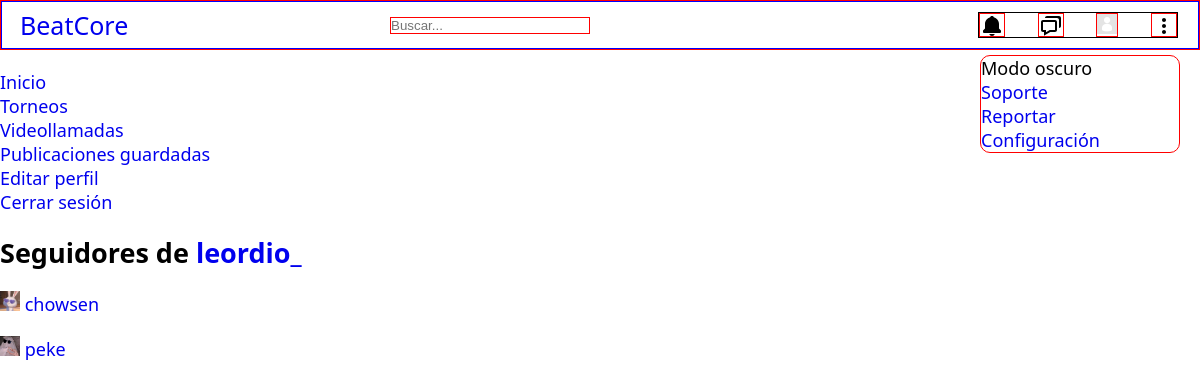
/app/vista/seguidores.php?id_usuario=24 (signed in), run on the app's committed database.
### tables this page shows
CREATE TABLE `t_usuarios` (
  `id_usuario` int(11) NOT NULL,
  `usuario` varchar(100) NOT NULL,
  `gmail` varchar(255) NOT NULL,
  `telefono` varchar(50) NOT NULL,
  `clave` varchar(100) NOT NULL,
  `nombre` varchar(100) NOT NULL,
  `apellido` varchar(100) NOT NULL,
  `fecha_nacimiento` date NOT NULL,
  `descripcion` varchar(300) NOT NULL,
  `foto_perfil` varchar(300) NOT NULL,
  `foto_portada` varchar(300) NOT NULL,
  `id_rol` tinyint(4) NOT NULL,
  `fecha_creacion` date NOT NULL
);

CREATE TABLE `t_seguidores` (
  `id_seguimiento` int(11) NOT NULL,
  `id_seguidor` int(11) NOT NULL,
  `id_seguido` int(11) NOT NULL
);

### app/ayudas/funciones.php (called while the page is built, shortened)
    <?php
function datosUsuario($id_usuario, $datos)
{
  include("../modelo/conexion.php");
  $query = "SELECT $datos FROM t_usuarios WHERE id_usuario = '$id_usuario'";
  $res = mysqli_query($con, $query);
  return mysqli_fetch_array($res);
}
?>

### app/vista/seguidores.php (the view, shortened to what this page needs)
<!DOCTYPE html>
<html lang="en">
<head>
  <link href='https://unpkg.com/boxicons@2.1.4/css/boxicons.min.css' rel='stylesheet'>
  <link rel="stylesheet" href="../css/main.css">
</head>
<body>
  <?php
  include("../componentes/header.php");
  include("../componentes/sidebar.php");
  if (isset($_GET['id_usuario'])) {
    $id_usuario = $_GET["id_usuario"];
    $usuario = datosUsuario($id_usuario, "usuario");
    ?>
    <h2>Seguidores de <a href='perfil.php?id_usuario=<?php echo $id_usuario; ?>'><?php echo $usuario["usuario"]; ?></a>
    </h2>
    <?php
    $query = "SELECT * FROM t_seguidores WHERE id_seguido = '$id_usuario'";
    $res = mysqli_query($con, $query);
    if (mysqli_num_rows($res) > 0) {
      while ($fila = mysqli_fetch_array($res)) {
        $id_seguidor = $fila["id_seguidor"];
        $q_seguidor = "SELECT foto_perfil, usuario, id_usuario FROM t_usuarios INNER JOIN t_seguidores ON t_usuarios.id_usuario = t_seguidores.id_seguidor WHERE id_seguidor = '$id_seguidor'";
        $r_seguidor = mysqli_query($con, $q_seguidor);
        $seguidor = mysqli_fetch_array($r_seguidor);
        ?>
        <ul>
          <li>
            <img src="<?php echo $seguidor["foto_perfil"] ?>" width="20px">
            <a href="perfil.php?id_usuario=<?php echo $seguidor["id_usuario"]; ?>"><?php echo $seguidor["usuario"]; ?></a>
          </li>
        </ul>
        <?php
      }
    } else {
      echo "Nadie sigue a " . $usuario["usuario"] . " :(";
    }
  }

### app/componentes/header.php (shortened to what this page needs)
<?php
require("../modelo/conexion.php");
require("../ayudas/funciones.php");
$id_usuario = $_SESSION["id_usuario"];
?>
<header>
  <nav class="navegacion">
    <input type="search" name="busqueda" class="buscador" placeholder="Buscar...">
    <div class="logo">
      <a href="inicio.php">BeatCore</a>
    </div>
    <ul class="nav-lista">
      <li class="nav-lista-item">
        <a href="#">
        </a>
      </li>
      <li class="nav-lista-item">
        <a href="#">
        </a>
      </li>
      <li class="nav-lista-item">
        <a href="perfil.php?id_usuario=<?php echo $id_usuario; ?>"><img
            src="<?php echo datosUsuario($id_usuario, "foto_perfil")["foto_perfil"]; ?>" width="20px"></a>
      </li>
      <li class="nav-lista-item">
        <a href="#">
          <svg xmlns="http://www.w3.org/2000/svg" width="24" height="24" viewBox="0 0 24 24"
            style="fill: rgba(0, 0, 0, 1);transform: ;msFilter:;">
            <path
              d="M12 10c-1.1 0-2 .9-2 2s.9 2 2 2 2-.9 2-2-.9-2-2-2zm0-6c-1.1 0-2 .9-2 2s.9 2 2 2 2-.9 2-2-.9-2-2-2zm0 12c-1.1 0-2 .9-2 2s.9 2 2 2 2-.9 2-2-.9-2-2-2z">
            </path>
          </svg>
        </a>
      </li>
      <ul class="lista-menu">
        <li>Modo oscuro</li>
        <li><a href="#">Soporte</a></li>
        <li><a href="#">Reportar</a></li>
        <li><a href="#">Configuración</a></li>
      </ul>
    </ul>
  </nav>
</header>

### app/css/main.css (style rules this page uses)
* { margin: 0; padding: 0; box-sizing: border-box; }
body { width: 100%; font-family: system-ui; font-size: 18px; display: grid; grid-template-columns: 100%; grid-template-areas: "nav" "wrapper"; gap: 20px; }
a { text-decoration: none; }
ul { list-style: none; }
header { border: 1px solid red; width: 100%; height: 50px; grid-area: nav; }

### app/css/components/navegacion.css (style rules this page uses)
.navegacion { border: 1px solid blue; height: 100%; display: flex; align-items: center; justify-content: space-between; }
.logo { position: absolute; left: 20px; font-size: 25px; }
.buscador { border: 1px solid red; margin: auto; width: 200px; }
.nav-lista { border: 1px solid black; width: 200px; display: flex; align-items: center; justify-content: space-between; list-style: none; margin-right: 20px; }
.nav-lista-item { border: 1px solid red; height: 24px; }
.nav-lista .lista-menu { border: 1px solid red; width: 200px; position: absolute; top: 55px; right: 20px; border-radius: 10px; }

### data on the page
t_usuarios: foto_perfil (picture)
t_usuarios: usuario "leordio_"
t_seguidores: id_seguidor.foto_perfil (picture), id_seguidor.usuario "chowsen"
t_seguidores: id_seguidor.foto_perfil (picture), id_seguidor.usuario "peke"
